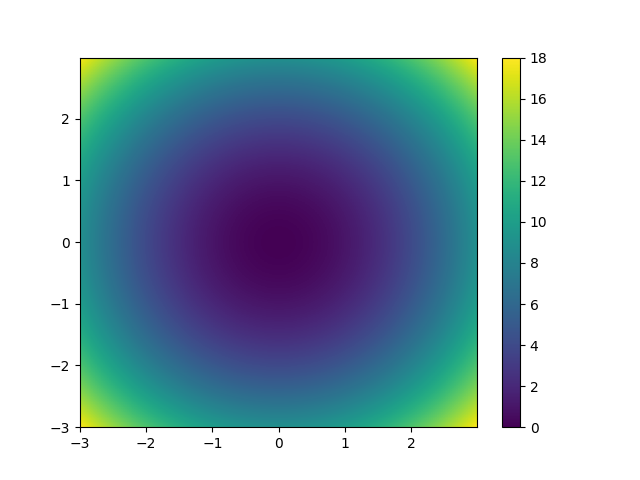

This chart was generated by the following Python code:
#!/usr/bin/env python3
# -*- coding: utf-8 -*-

"""
Display data as an image using pcolormesh (with given axis values)

One advantage of pcolormesh over imshow is that it is possible to give axis
values.
"""

import numpy as np
import matplotlib.pyplot as plt

# MAKE DATAS ##################################################################

x = np.arange(-3., 3., 0.01)
y = np.arange(-3., 3., 0.01)

xx, yy = np.meshgrid(x, y)

# The sphere function
zz = xx**2 + yy**2

# PLOT ########################################################################

fig, ax = plt.subplots()

im = ax.pcolormesh(xx, yy, zz)

plt.colorbar(im)              # draw the colorbar

# SAVE AND SHOW ###############################################################

plt.savefig("pcolormesh.png")
plt.show()
